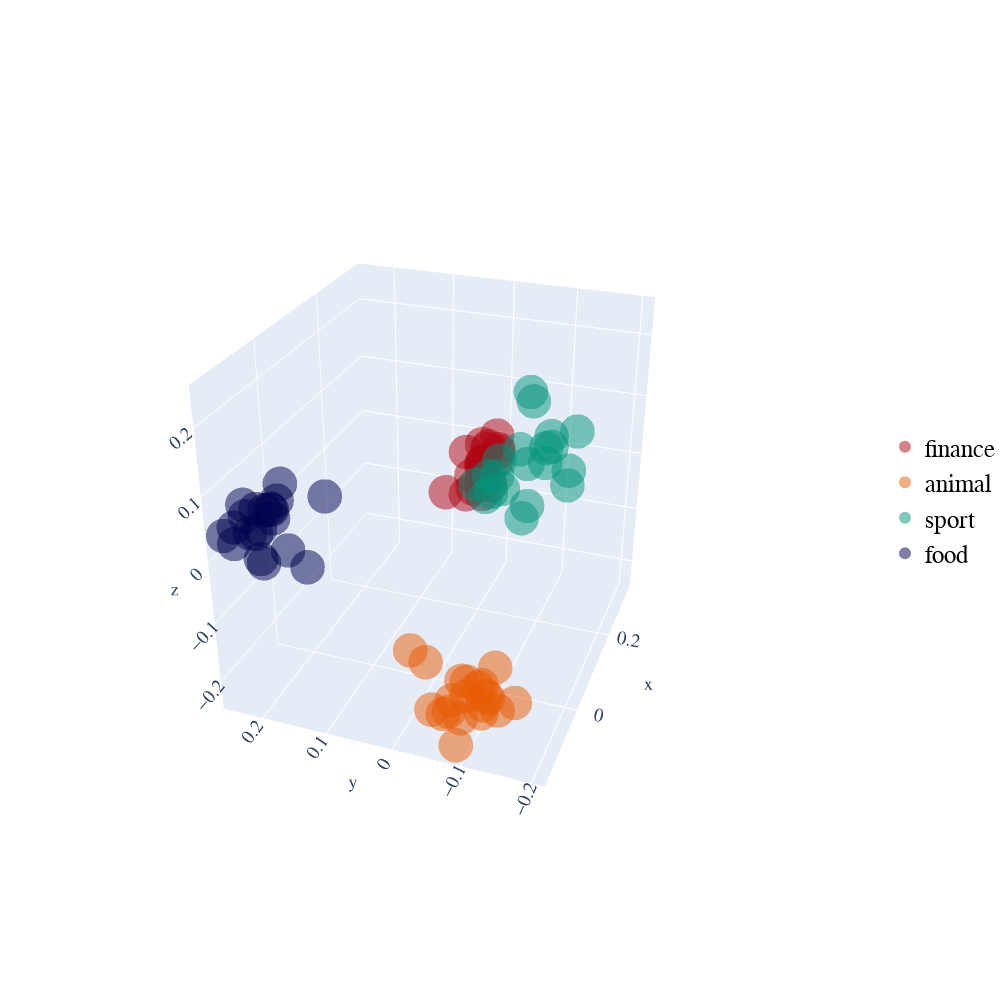

Notebook source saved alongside this figure:
### Code cell
trace1 = go.Scatter3d(
    x=three_dim_embeddings[:20].T[0], 
    y=three_dim_embeddings[:20].T[1], 
    z=three_dim_embeddings[:20].T[2],
    name='finance',
    mode='markers',
    marker=dict(
        size=12,
        color='#b00412',
        opacity=0.5)
)
trace2 = go.Scatter3d(
    x=three_dim_embeddings[20:40].T[0], 
    y=three_dim_embeddings[20:40].T[1], 
    z=three_dim_embeddings[20:40].T[2],
    name='animal',
    mode='markers',
    marker=dict(
        size=12,
        color='#e85a02',
        opacity=0.5)
    
)
trace3 = go.Scatter3d(
    x=three_dim_embeddings[40:60].T[0], 
    y=three_dim_embeddings[40:60].T[1], 
    z=three_dim_embeddings[40:60].T[2],
    name='sport',
    mode='markers',
    marker=dict(
        size=12,
        color='#00947b',
        opacity=0.5)
)
trace4 = go.Scatter3d(
    x=three_dim_embeddings[60:80].T[0], 
    y=three_dim_embeddings[60:80].T[1], 
    z=three_dim_embeddings[60:80].T[2],
    name='food',
    mode='markers',
    marker=dict(
        size=12,
        color='#00004d',
        opacity=0.5)
)
data = [trace1, trace2, trace3, trace4]
 
layout = go.Layout(
    margin = {'l': 0, 'r': 0, 'b': 0, 't': 0},
    showlegend = True,
    legend = dict(
        x = 1,
        y = 0.5,
        font = dict(
            family = "Courier New",
            size = 25,
            color = "black")),
    font = dict(
        family = " Courier New ",
        size = 15),
    autosize = False,
    width = 1000,
    height = 1000
)

fig = go.Figure(data=data, layout=layout)

fig.show()

### Figure 1 — Plotly figure (JSON) as saved in the notebook; plotly's stock layout.template omitted (floating-point values rounded to 4 significant figures)
{"data": [{"marker": {"color": "#b00412", "opacity": 0.5, "size": 12}, "mode": "markers", "name": "finance", "type": "scatter3d", "x": [0.3411, 0.3326, 0.2904, 0.2269, 0.2555, 0.3316, 0.252, 0.2709, 0.3288, 0.3153, 0.2438, 0.3114, 0.2502, 0.3323, 0.2598, 0.2742, 0.2377, 0.2393, 0.2954, 0.2831], "y": [0.04398, 0.04194, 0.02548, 0.004843, 0.0422, 0.01661, 0.01403, 0.02156, 0.06778, 0.007607, 0.02923, 0.02329, -0.01221, 0.03219, 0.03229, -0.002394, -0.004589, 0.07078, 0.02914, 0.02126], "z": [-0.01941, -0.05582, -0.02793, -0.04793, -0.0698, -0.04114, -0.02814, -0.05592, -0.03218, -0.01563, -0.028, -0.006124, 0.02254, -0.0222, -0.05925, 0.03391, -0.03595, -0.06304, -0.02907, -0.01917]}, {"marker": {"color": "#e85a02", "opacity": 0.5, "size": 12}, "mode": "markers", "name": "animal", "type": "scatter3d", "x": [-0.1089, -0.1333, -0.122, -0.09302, -0.1145, -0.1187, -0.09334, -0.07449, -0.1294, -0.08194, -0.1345, -0.1158, -0.1315, -0.0903, -0.1518, -0.11, -0.1491, -0.1147, -0.1346, -0.1438], "y": [-0.1306, -0.1614, -0.117, -0.1209, -0.08769, -0.1125, -0.08012, 0.01065, -0.06699, -0.09325, -0.06022, -0.06634, -0.03441, -0.07158, -0.121, -0.1169, -0.08436, -0.109, -0.0436, -0.089], "z": [-0.1901, -0.151, -0.1585, -0.1315, -0.1485, -0.1789, -0.1905, -0.1474, -0.1943, -0.1802, -0.1961, -0.1851, -0.1175, -0.1682, -0.1654, -0.1723, -0.2325, -0.1486, -0.193, -0.1886]}, {"marker": {"color": "#00947b", "opacity": 0.5, "size": 12}, "mode": "markers", "name": "sport", "type": "scatter3d", "x": [-0.02579, 0.00582, -0.1013, -0.07862, -0.0354, -0.04425, -0.04715, -0.01338, -0.08881, -0.0635, -0.009203, -0.03701, -0.1122, -0.07925, -0.05637, -0.05588, 0.01731, -0.06054, -0.01507, -0.03942], "y": [-0.1677, -0.1522, -0.1122, -0.1018, -0.129, -0.2041, -0.1026, -0.06284, -0.1558, -0.1158, -0.1331, -0.1944, -0.1557, -0.1151, -0.1684, -0.09025, -0.156, -0.1991, -0.1337, -0.1457], "z": [0.179, 0.1385, 0.1417, 0.1508, 0.1735, 0.2147, 0.1358, 0.09984, 0.1237, 0.1277, 0.2427, 0.1551, 0.1185, 0.1756, 0.1913, 0.1076, 0.1728, 0.1465, 0.1436, 0.2443]}, {"marker": {"color": "#00004d", "opacity": 0.5, "size": 12}, "mode": "markers", "name": "food", "type": "scatter3d", "x": [-0.1465, -0.1473, -0.1443, -0.1045, -0.1174, -0.1291, -0.154, -0.03589, -0.08689, -0.1559, -0.09391, -0.08997, -0.1287, -0.1209, -0.1488, -0.1292, -0.07619, -0.1503, -0.07605, -0.1507], "y": [0.2001, 0.2329, 0.211, 0.218, 0.1922, 0.1827, 0.2305, 0.1507, 0.2071, 0.2451, 0.2484, 0.19, 0.136, 0.168, 0.1906, 0.2078, 0.2245, 0.2127, 0.2046, 0.1936], "z": [0.04413, 0.04776, 0.04156, 0.02514, 0.06888, 0.06185, 0.02649, 0.05392, 0.04834, 0.03704, 0.05213, 0.09333, -0.004956, 0.01062, 0.001592, 0.07156, 0.03878, 0.07072, 0.05784, 0.008671]}], "layout": {"autosize": false, "font": {"family": " Courier New ", "size": 15}, "height": 1000, "legend": {"font": {"color": "black", "family": "Courier New", "size": 25}, "x": 1, "y": 0.5}, "margin": {"b": 0, "l": 0, "r": 0, "t": 0}, "scene": {"aspectmode": "auto", "aspectratio": {"x": 1.046, "y": 0.9525, "z": 1.004}, "camera": {"center": {"x": 0, "y": 0, "z": 0}, "eye": {"x": -2.896, "y": -1.054, "z": 1.675}, "projection": {"type": "perspective"}, "up": {"x": 0, "y": 0, "z": 1}}}, "showlegend": true, "width": 1000}}
